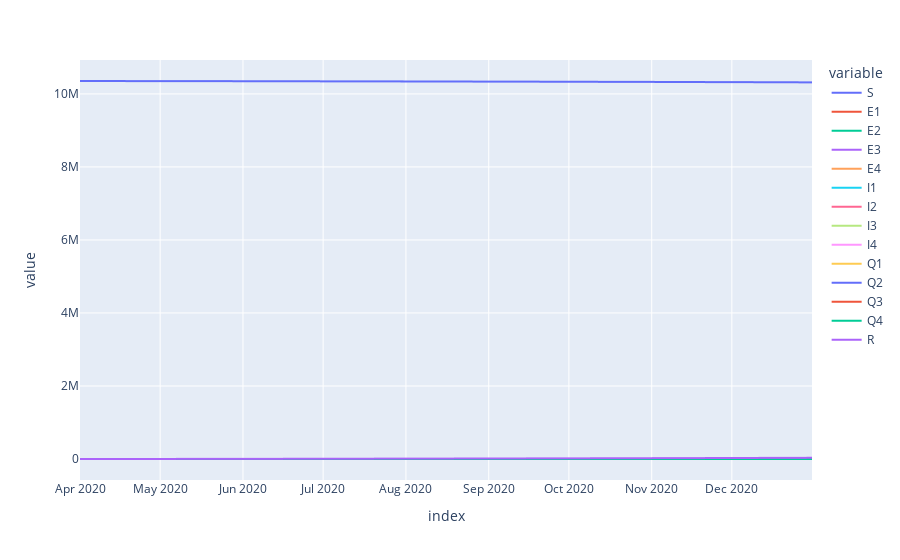

Notebook code for this chart:
### Code cell
fig = px.line(m.get_outputs_df())
fig.show()

### Figure 1 — Plotly figure (JSON) as saved in the notebook; plotly's stock layout.template omitted (floating-point values rounded to 4 significant figures; data arrays with more than 128 entries replaced by an {"elided": "..."} marker saying what was removed)
{"data": [{"hovertemplate": "variable=S<br>index=%{x}<br>value=%{y}<extra></extra>", "legendgroup": "S", "line": {"color": "#636efa", "dash": "solid"}, "marker": {"symbol": "circle"}, "mode": "lines", "name": "S", "showlegend": true, "type": "scattergl", "x": {"elided": "275 str values"}, "xaxis": "x", "y": {"elided": "275 float values"}, "yaxis": "y"}, {"hovertemplate": "variable=E1<br>index=%{x}<br>value=%{y}<extra></extra>", "legendgroup": "E1", "line": {"color": "#EF553B", "dash": "solid"}, "marker": {"symbol": "circle"}, "mode": "lines", "name": "E1", "showlegend": true, "type": "scattergl", "x": {"elided": "275 str values"}, "xaxis": "x", "y": {"elided": "275 float values"}, "yaxis": "y"}, {"hovertemplate": "variable=E2<br>index=%{x}<br>value=%{y}<extra></extra>", "legendgroup": "E2", "line": {"color": "#00cc96", "dash": "solid"}, "marker": {"symbol": "circle"}, "mode": "lines", "name": "E2", "showlegend": true, "type": "scattergl", "x": {"elided": "275 str values"}, "xaxis": "x", "y": {"elided": "275 float values"}, "yaxis": "y"}, {"hovertemplate": "variable=E3<br>index=%{x}<br>value=%{y}<extra></extra>", "legendgroup": "E3", "line": {"color": "#ab63fa", "dash": "solid"}, "marker": {"symbol": "circle"}, "mode": "lines", "name": "E3", "showlegend": true, "type": "scattergl", "x": {"elided": "275 str values"}, "xaxis": "x", "y": {"elided": "275 float values"}, "yaxis": "y"}, {"hovertemplate": "variable=E4<br>index=%{x}<br>value=%{y}<extra></extra>", "legendgroup": "E4", "line": {"color": "#FFA15A", "dash": "solid"}, "marker": {"symbol": "circle"}, "mode": "lines", "name": "E4", "showlegend": true, "type": "scattergl", "x": {"elided": "275 str values"}, "xaxis": "x", "y": {"elided": "275 float values"}, "yaxis": "y"}, {"hovertemplate": "variable=I1<br>index=%{x}<br>value=%{y}<extra></extra>", "legendgroup": "I1", "line": {"color": "#19d3f3", "dash": "solid"}, "marker": {"symbol": "circle"}, "mode": "lines", "name": "I1", "showlegend": true, "type": "scattergl", "x": {"elided": "275 str values"}, "xaxis": "x", "y": {"elided": "275 float values"}, "yaxis": "y"}, {"hovertemplate": "variable=I2<br>index=%{x}<br>value=%{y}<extra></extra>", "legendgroup": "I2", "line": {"color": "#FF6692", "dash": "solid"}, "marker": {"symbol": "circle"}, "mode": "lines", "name": "I2", "showlegend": true, "type": "scattergl", "x": {"elided": "275 str values"}, "xaxis": "x", "y": {"elided": "275 float values"}, "yaxis": "y"}, {"hovertemplate": "variable=I3<br>index=%{x}<br>value=%{y}<extra></extra>", "legendgroup": "I3", "line": {"color": "#B6E880", "dash": "solid"}, "marker": {"symbol": "circle"}, "mode": "lines", "name": "I3", "showlegend": true, "type": "scattergl", "x": {"elided": "275 str values"}, "xaxis": "x", "y": {"elided": "275 float values"}, "yaxis": "y"}, {"hovertemplate": "variable=I4<br>index=%{x}<br>value=%{y}<extra></extra>", "legendgroup": "I4", "line": {"color": "#FF97FF", "dash": "solid"}, "marker": {"symbol": "circle"}, "mode": "lines", "name": "I4", "showlegend": true, "type": "scattergl", "x": {"elided": "275 str values"}, "xaxis": "x", "y": {"elided": "275 float values"}, "yaxis": "y"}, {"hovertemplate": "variable=Q1<br>index=%{x}<br>value=%{y}<extra></extra>", "legendgroup": "Q1", "line": {"color": "#FECB52", "dash": "solid"}, "marker": {"symbol": "circle"}, "mode": "lines", "name": "Q1", "showlegend": true, "type": "scattergl", "x": {"elided": "275 str values"}, "xaxis": "x", "y": {"elided": "275 float values"}, "yaxis": "y"}, {"hovertemplate": "variable=Q2<br>index=%{x}<br>value=%{y}<extra></extra>", "legendgroup": "Q2", "line": {"color": "#636efa", "dash": "solid"}, "marker": {"symbol": "circle"}, "mode": "lines", "name": "Q2", "showlegend": true, "type": "scattergl", "x": {"elided": "275 str values"}, "xaxis": "x", "y": {"elided": "275 float values"}, "yaxis": "y"}, {"hovertemplate": "variable=Q3<br>index=%{x}<br>value=%{y}<extra></extra>", "legendgroup": "Q3", "line": {"color": "#EF553B", "dash": "solid"}, "marker": {"symbol": "circle"}, "mode": "lines", "name": "Q3", "showlegend": true, "type": "scattergl", "x": {"elided": "275 str values"}, "xaxis": "x", "y": {"elided": "275 float values"}, "yaxis": "y"}, {"hovertemplate": "variable=Q4<br>index=%{x}<br>value=%{y}<extra></extra>", "legendgroup": "Q4", "line": {"color": "#00cc96", "dash": "solid"}, "marker": {"symbol": "circle"}, "mode": "lines", "name": "Q4", "showlegend": true, "type": "scattergl", "x": {"elided": "275 str values"}, "xaxis": "x", "y": {"elided": "275 float values"}, "yaxis": "y"}, {"hovertemplate": "variable=R<br>index=%{x}<br>value=%{y}<extra></extra>", "legendgroup": "R", "line": {"color": "#ab63fa", "dash": "solid"}, "marker": {"symbol": "circle"}, "mode": "lines", "name": "R", "showlegend": true, "type": "scattergl", "x": {"elided": "275 str values"}, "xaxis": "x", "y": {"elided": "275 float values"}, "yaxis": "y"}], "layout": {"legend": {"title": {"text": "variable"}, "tracegroupgap": 0}, "margin": {"t": 60}, "xaxis": {"anchor": "y", "domain": [0, 1], "title": {"text": "index"}}, "yaxis": {"anchor": "x", "domain": [0, 1], "title": {"text": "value"}}}}
